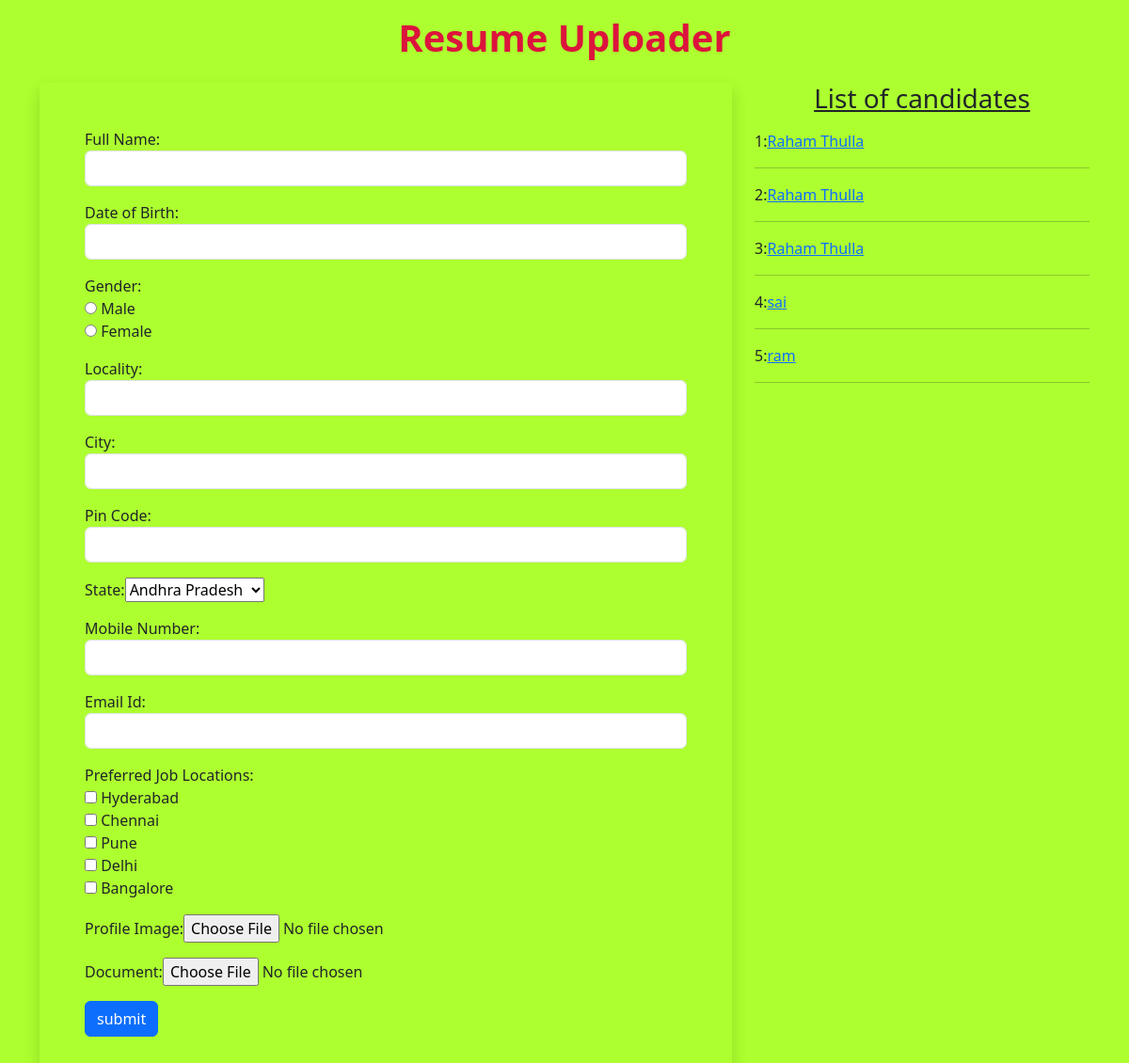
The page / on the database its author committed.
### ResumeUploaderapp/models.py (models this page shows)
class Resume(models.Model):
    name = models.CharField(max_length=50)
    dob = models.DateField()
    gender = models.CharField(max_length=50)
    locality = models.CharField(max_length=50)
    city = models.CharField(max_length=50)
    pin = models.PositiveIntegerField()
    state = models.CharField(max_length=50, choices=STATE_CHOICES)
    mobile = models.PositiveIntegerField()
    email = models.EmailField()
    job_city = models.CharField(max_length=50)
    profile_image = models.ImageField(upload_to='profileimg', blank=True)
    my_file = models.FileField(upload_to='doc', blank=True)

### ResumeUploaderapp/views.py (the view, shortened to what this page needs)
# urls.py: path('', views.HomeView.as_view(), name='home'),
class HomeView(View):
    def get(self, request):
        form = ResumeForm()
        candidates = Resume.objects.all()
        return render(request, 'home.html', {'form': form, 'candidates': candidates})

### templates/home.html (shortened to what this page needs)
<!DOCTYPE html>
<html lang="en">
<head>
    <link href="https://cdn.jsdelivr.net/npm/bootstrap@5.3.3/dist/css/bootstrap.min.css" rel="stylesheet">
</head>
<body style="background-color: greenyellow">
    <div class="container mb-5">
    <h1 class="alert-danger text-center p-3" style="color: crimson"><b>Resume Uploader</b></h1>
    <div class="row">
        <div class="col-sm-8">
            <form method="post" action="" enctype="multipart/form-data" class="shadow p-5">
                {% for fm in form %}
                    <div class="form-group mb-3">
                        {{ fm.label_tag }}{{ fm }}<small class="text-danger">{{ fm.errors|striptags }}</small>
                    </div>
                {% endfor %}
                <input type="submit" value="submit" class="btn btn-primary">
            </form>
        </div>
        <div class="col-sm-4">
            <h3 class="text-center mb-3"><u>List of candidates</u></h3>
             {% for candidate in candidates %}
                 {{ candidate.id|add:0 }}:<a href="{% url 'candidate' candidate.id %}">{{ candidate.name }}</a>
                 <hr>
             {% endfor %}
        </div>
    </div>
</div>
</body>
</html>

### rows shown on the page
Resume: id|add "1", name "Raham Thulla"
Resume: id|add "2", name "Raham Thulla"
Resume: id|add "3", name "Raham Thulla"
Resume: id|add "4", name "sai"
Resume: id|add "5", name "ram"

### other values the page prints
{{ fm.label_tag }} "Full Name:" "Date of Birth:" "Gender:" "Locality:" "City:" "Pin Code:" "State:" "Mobile Number:" "Email Id:" "Preferred Job Locations:" "Profile Image:" "Document:"
